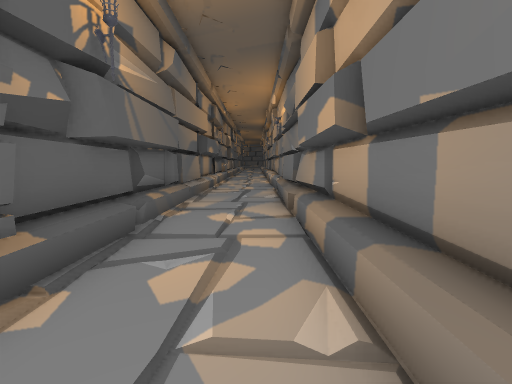
[1] (above)

16 first-person views from a walk through a scene from a Unity 3-D project. The camera is 1.2 m above the floor, tilts 6° down and sees 85° across. The floor is counted in squares, 1 m on a side. Each view is taken from the middle of a square. On the plan, view 1 faces up. The plan holds only what a view shows up to about 13 squares ahead; the rest is blank. The place goes on beyond the plan. The player character is not drawn.

[2]
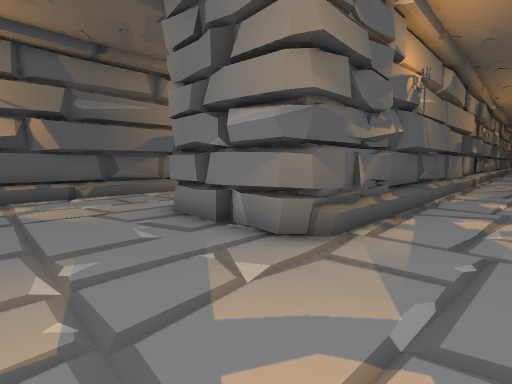

[3]
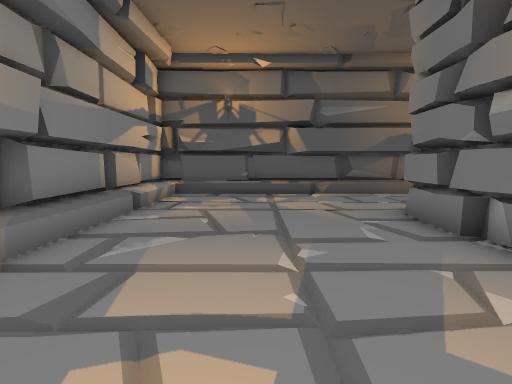

[4]
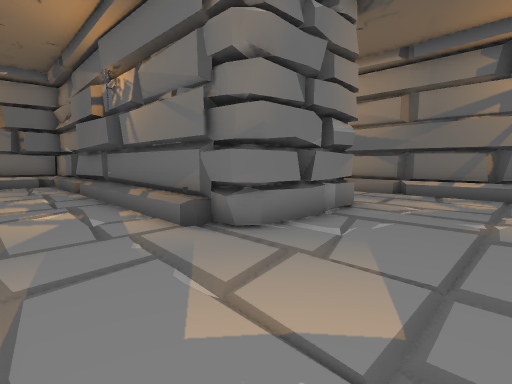

[5]
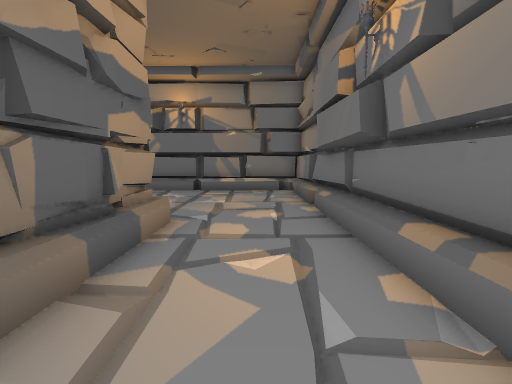

[6]
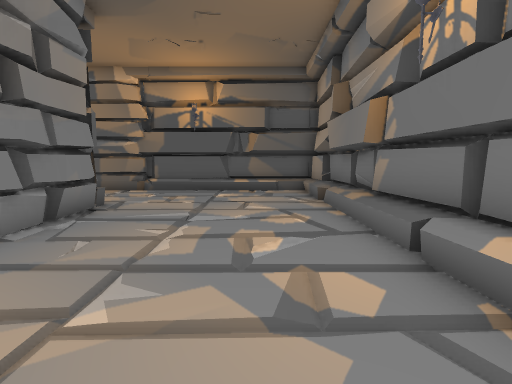

[7]
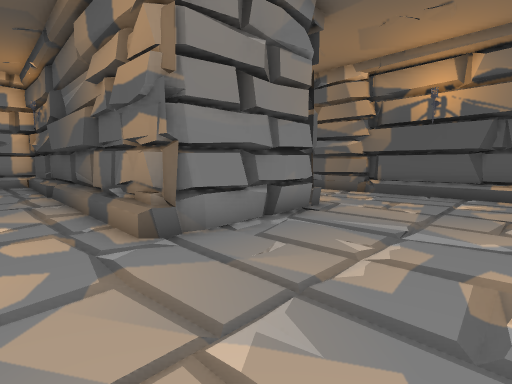

[8]
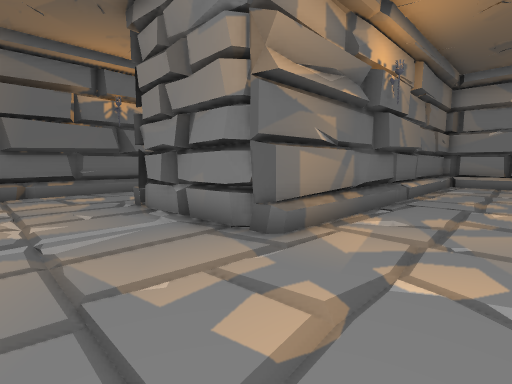

[9]
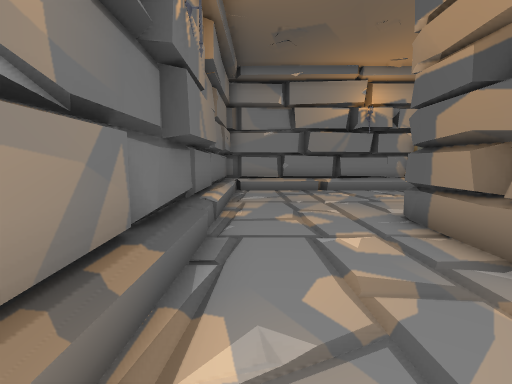

[10]
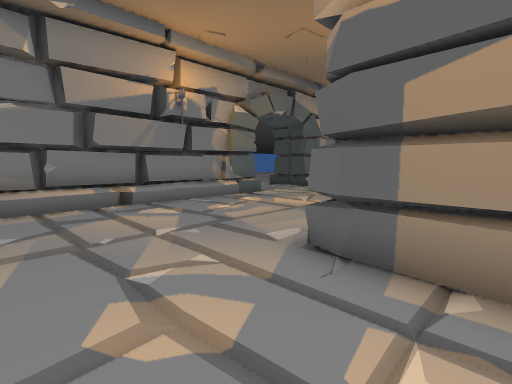

[11]
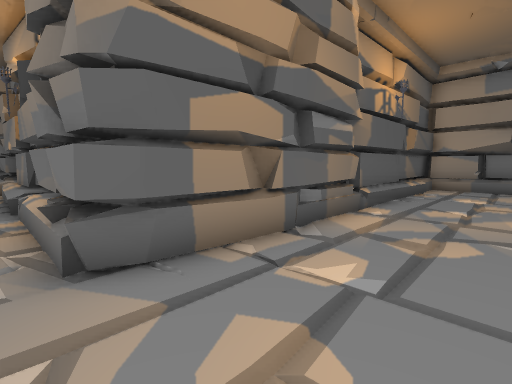

[12]
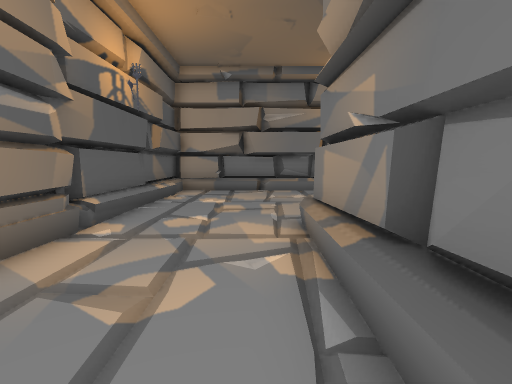

[13]
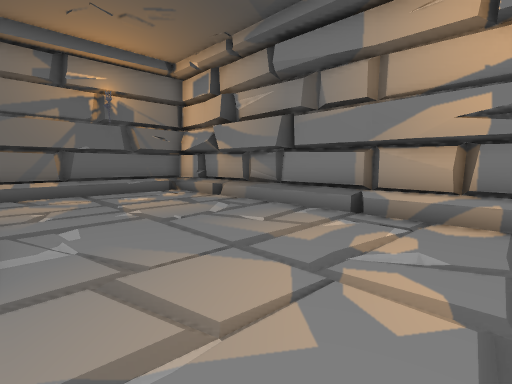

[14]
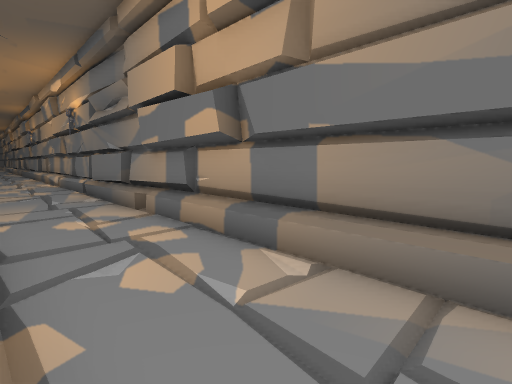

[15]
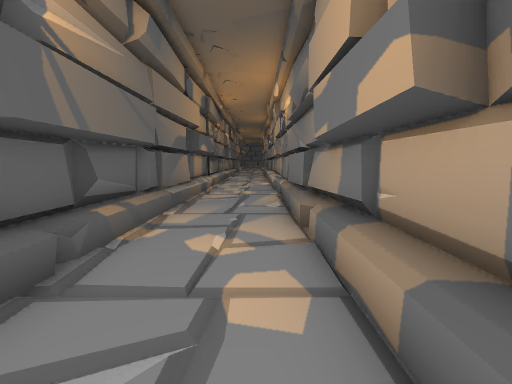

[16]
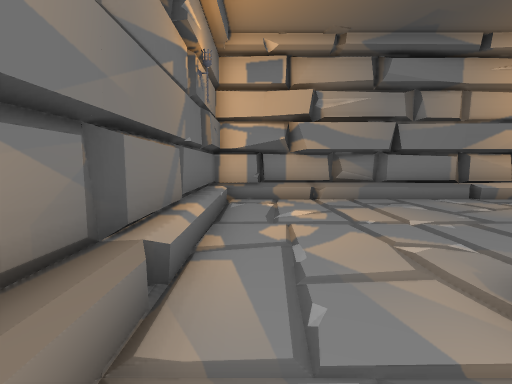

### Floor plan
Key: @ floor where view 1 was taken; # wall or solid block; x gap in a wall; . floor; / step, stairs or slope; O other object.
Columns run from 25 left of view 1 to 2 right of it. Each row starts with its distance up from view 1.
 13      ##############   #/..#
 12      ##.##////////#   #/..#
 11     ##............#   #/..#
 10     ##............#   #/..#
  9     #.............#   #/..#
  8     ##............#   #/..x
  7     ##............#   #/..#
  6     ##....OOOOO...#   #/..x
  5     #O...#O   #...#   #O..x
  4      O...#    #...#   #...#
  3      O...#    #...#   #...#.
  2      O...#O   #...#   #O..#.
  1      O...#    #...#   #...#.
  0      O...#    #...OOOO#..@#.
 -1 ####OO...#    #.....OO....#.
 -2 .........#    #...........#.
 -3   .......#    #...........#.
 -4 .........#    #...........#
 -5 .........#    #...........#
 -6 .........#    #...........#
 -7 /////////#    #///////////#
 -8 ##########    #############

Positions as (right, up) in squares from view 1, and headings:
1: (0, 0), facing up
2: (0, -4), facing up-left
3: (0, -4), facing left
4: (-10, -4), facing up-right
5: (-9, 0), facing up
6: (-8, 10), facing left
7: (-9, 10), facing down-left
8: (-19, 9), facing down-right
9: (-17, 5), facing down
10: (-17, 1), facing down-left
11: (-17, -2), facing up-left
12: (-17, 0), facing up
13: (-10, -1), facing down-right
14: (-2, 0), facing up-right
15: (0, 2), facing up
16: (0, 2), facing down
